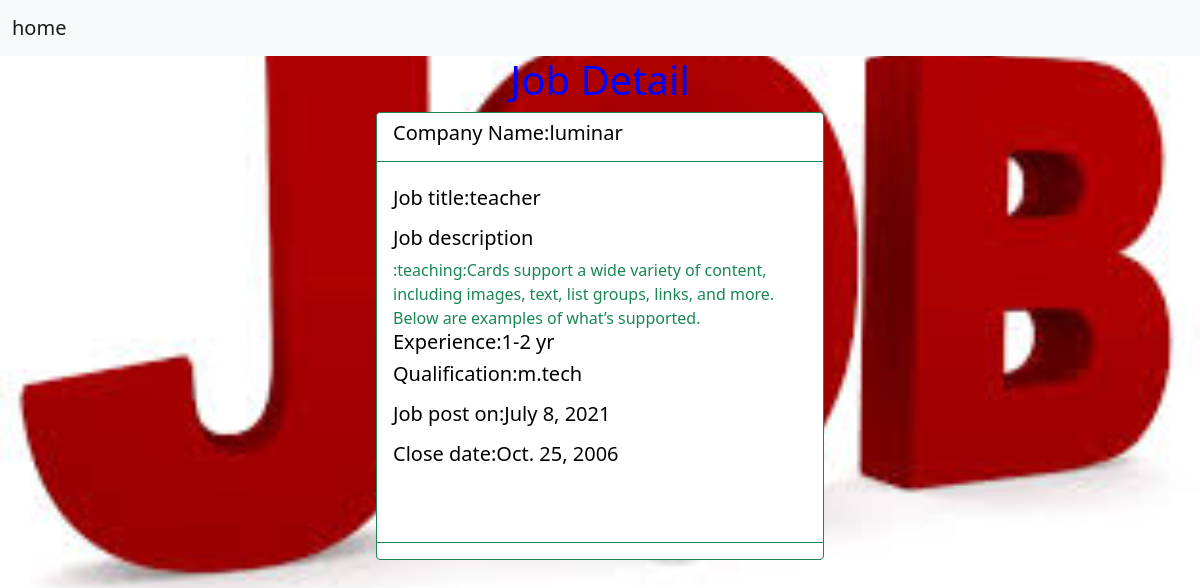
The page /employee/jobs/1 on the database its author committed.
### Employee/models.py (models this page shows, shortened)
class EmployeeRegModel(models.Model):
    company_name = models.CharField(max_length=120, unique=True)
    job_title = models.CharField(max_length=120)
    job_description = models.CharField(max_length=500)
    experience = models.CharField(max_length=100)
    qualification = models.CharField(max_length=100)
    location = models.CharField(max_length=120)
    job_post_on = models.DateField(auto_now=True)
    close = models.DateField()

### Employee/views.py (the view)
# urls.py: path("jobs/<int:pk>",JobDetailView.as_view(),name="jobdetail"),
class JobDetailView(TemplateView,GetObjectMixin):
    model=EmployeeRegModel
    template_name = "jobdetail.html"
    context={}
    def get(self, request, *args, **kwargs):
        job=self.get_object(kwargs.get("pk"))
        self.context["job"]=job
        return render(request,self.template_name,self.context)

### Employee/views.py (called while the page is built)
    def get_object(self,id):
        return self.model.objects.get(id=id)

### Employee/templates/jobdetail.html (shortened to what this page needs)
<!DOCTYPE html>
{%load static%}
<html lang="en">
<head>
<nav class="navbar navbar-light bg-light">
  <div class="container-fluid">
    <a class="navbar-brand" href="{%url 'home'%}">home</a>
  </div>
</nav>
<link href="https://cdn.jsdelivr.net/npm/bootstrap@5.0.1/dist/css/bootstrap.min.css" rel="stylesheet">
</head>
<body>
<h1 align="center">Job Detail</h1>
<div class="container" align="center">
<div class="card border-success mb-3" style="max-width: 28rem; height:28rem;" align="left">
  <div class="card-header bg-transparent border-success"><h5>Company Name:{{job.company_name}}</h5></div>
  <div class="card-body text-success">
    <h5 class="card-title"><h5>Job title:{{job.job_title}}</h5></h5>
          <p class="card-text"><h5>Job description</h5>:{{job.job_description}}
      <h5>Experience:{{job.experience}}</h5>
      <h5>Qualification:{{job.qualification}}</h5></p>
       <p class="card-text"><h5>Job post on:{{job.job_post_on}}</h5></p>
       <p class="card-text"><h5>Close date:{{job.close}}</h5></p>
  </div>
  <div class="card-footer bg-transparent border-success" style="background-color:green">
  </div>
</div>
</div>
</body>
</html>

### rows shown on the page
EmployeeRegModel: company_name "luminar", job_title "teacher", job_description "teaching:Cards support a wide variety of content, including images, text, list groups, links, and more. Below are examples of what’s supported.", experience "1-2 yr", qualification "m.tech", job_post_on "July 8, 2021", close "Oct. 25, 2006"
